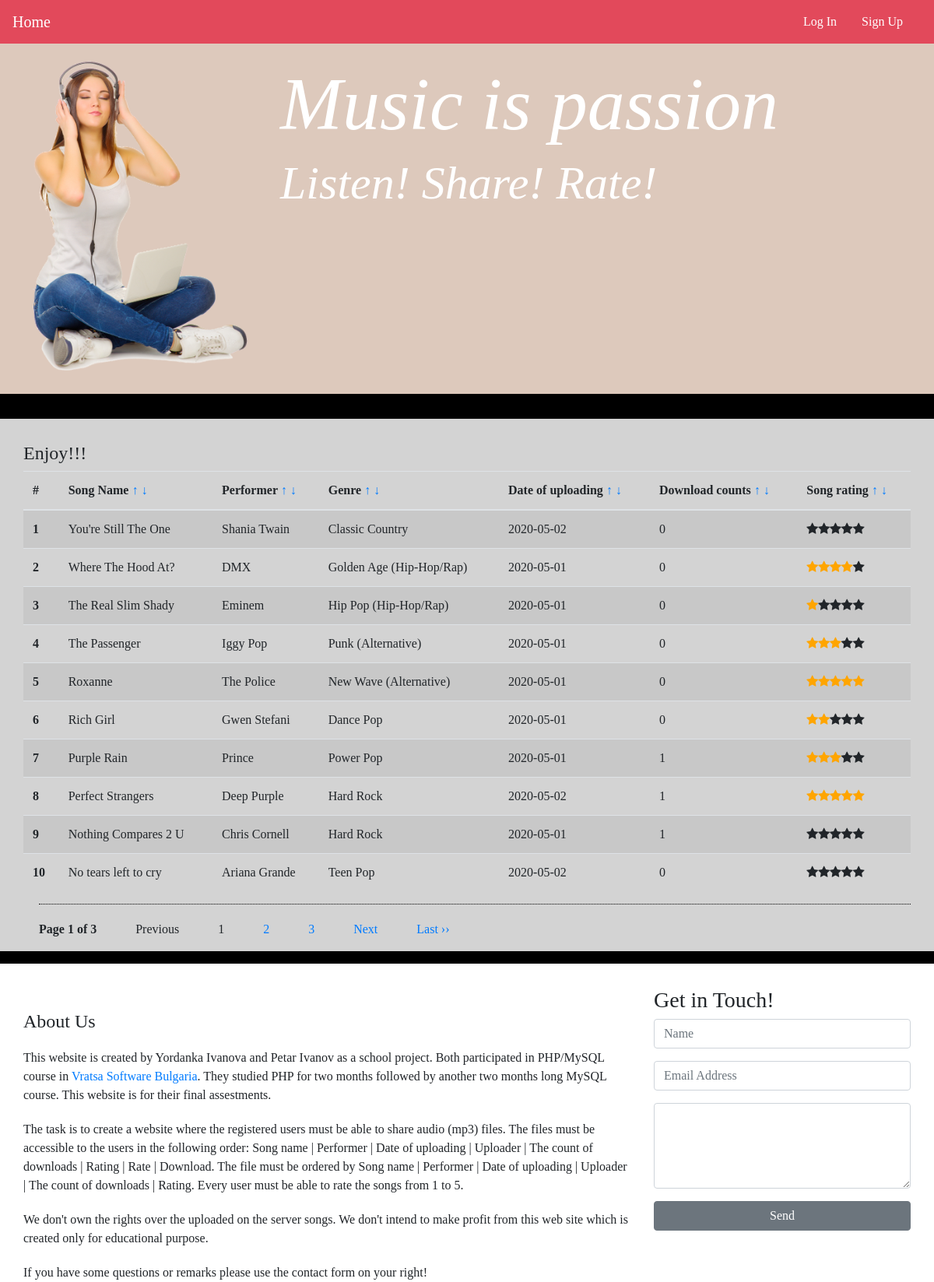
The app's page /index.php?order=1&dir=1 with its own data.
### tables this page shows
CREATE TABLE `songs` (
  `song_id` int(11) NOT NULL,
  `song_path` varchar(255) NOT NULL,
  `song_name` varchar(50) NOT NULL,
  `song_date` date NOT NULL,
  `song_uploader` int(11) NOT NULL,
  `song_soft_delete` date DEFAULT NULL
);

### index.php (the view, shortened to what this page needs)
<?php
	include 'functions/db_connect.php';
	include 'functions/functions.php';
	include 'files/header.php';
	include 'files/navigation.php';
	include 'files/container.php';
	function print_song_table($songs, $song_keys, $offset){
		$size = sizeof($songs);
		for ($i=0; $i < $size; $i++) {
			$key = $song_keys[$i];
			echo '<tr>';
			echo '<th scope="row">' . ($offset + $i + 1) . '</th>';
			echo '<td>' . $songs[$key]['song_name'] . '</td>';
			echo '<td>' . $songs[$key]['singer_name'] . '</td>';
			echo '<td>' . $songs[$key]['genre_name'] . '</td>';
			echo '<td>' . $songs[$key]['song_date'] . '</td>';
			echo '<td>' . $songs[$key]['count_downloads'] . '</td>';
			echo '<td><span title="Average rating of ' . round($songs[$key]['average_rating'], 2) . ' from ' . $songs[$key]['count_ratings'] .  ' total votes">';
			for ($stars=1; $stars <= 5; $stars++) {
				if ($stars <= $songs[$key]['average_rating']){
					echo '<span class="fa fa-star checked_stars"></span>';
				} else {
					echo '<span class="fa fa-star"></span>';
				}
			}
			echo '</span></td>';
			echo '</tr>';
		}
	}
	if (isset($_GET['page_no']) && $_GET['page_no'] != "") {
		$page_no = $_GET['page_no'];
	} else {
		$page_no = 1;
	}
?>
<div id="main_title">
	<div id="main_image">
	<?php
		include 'files/main-image.php';
	?>
	</div>
	<div id="main_text">
		<h1>Music is passion</h1>
		<h3>Listen! Share! Rate!</h3>
	</div>
</div>
<div id="song-content">
	<div id="text">
		<h2>Enjoy!!!</h2>
		<p>
		<div class="table-responsive">
		<table class="table table-striped">
		  <thead>
		    <tr>
		      <th scope="col">#</th>
		      <th scope="col">Song Name <a href="index.php?order=1&dir=1#text">&uarr;</a> <a href="index.php?order=1&dir=0#text">&darr;</a></th>
		      <th scope="col">Performer <a href="index.php?order=2&dir=1#text">&uarr;</a> <a href="index.php?order=2&dir=0#text">&darr;</a></th>
		      <th scope="col">Genre <a href="index.php?order=5&dir=1#text">&uarr;</a> <a href="index.php?order=5&dir=0#text">&darr;</a></th>
		      <th scope="col">Date of uploading <a href="index.php?order=4&dir=1#text">&uarr;</a> <a href="index.php?order=4&dir=0#text">&darr;</a></th>
		      <th scope="col">Download counts <a href="index.php?order=6&dir=1#text">&uarr;</a> <a href="index.php?order=6&dir=0#text">&darr;</a></th>
		      <th scope="col">Song rating <a href="index.php?order=7&dir=1#text">&uarr;</a> <a href="index.php?order=7&dir=0#text">&darr;</a></th>
		    </tr>
		  </thead>
		  <tbody>
		  	<?php
				$total_records_per_page = 10;
				$offset = ($page_no - 1) * $total_records_per_page;
		  		if (isset($_GET['order'])){
		  			$order = $_GET['order'];
		  		} else {
		  			$order = 1;
		  		}
		  		if (isset($_GET['dir'])){
		  			$direction = $_GET['dir'];
		  		} else {
		  			$direction = 0;
		  		}
		  		$temp_array = return_songs_info($order, $direction, $conn, $total_records_per_page, $offset, "");
		  		$songs = $temp_array[0];
		  		$song_keys = $temp_array[1];
				print_song_table($songs, $song_keys, $offset);
		  	?>
		  	</tbody>
		</table>
		<div class="current_page">
		</div>
		</div>
	</div>
</div>
<?php
	include 'files/container-footer.php';
?>
</div>  <! –– container ––>
<?php
	include 'files/footer.php';
?>

### styles/style.css (style rules this page uses)
html, body { width: 100%; height: 100%; margin: 0px; padding: 0px; background: #FFFFFF; font-family: TimesNewRoman, Times New Roman, Times, Baskerville, Georgia, serif; }
#main_title { color: #ffffff; width: 100%; height: 50%; }
#main_title h1 { margin-top: 20px; font-size: 8vw; font-style: italic; font-family: "Times New Roman", Times, serif; }
#main_title h3 { font-size: 5vw; font-style: italic; }
#main_image { width: 30%; height: 100%; float: left; }
#main_text { width: 70%; height: 100%; float: right; word-wrap: break-word; }
#song-content { border-top: 2em solid black; border-bottom: 1em solid black; width: 100%; height: auto; min-height: 60%; margin-top: 50px; background: #D3D3D3; }
#text { margin-left: 30px; margin-right: 30px; margin-top: 30px; min-height: 100%; overflow: auto; }
#text h2 { font-size: 2vw; }
.checked_stars { color: orange; }
.current_page { padding-bottom: 20px; padding-top: 20px; border-top: dotted 1px #000000; margin-bottom: 20px; margin-left: 20px; }
.current_page ul, p { float: left; margin: 0; padding: 0; }

### records on screen
songs: i "1", song_name "You're Still The One", singer_name "Shania Twain", genre_name "Classic Country", song_date "2020-05-02", count_downloads "0"
songs: i "2", song_name "Where The Hood At?", singer_name "DMX", genre_name "Golden Age (Hip-Hop/Rap)", song_date "2020-05-01", count_downloads "0"
songs: i "3", song_name "The Real Slim Shady", singer_name "Eminem", genre_name "Hip Pop (Hip-Hop/Rap)", song_date "2020-05-01", count_downloads "0"
songs: i "4", song_name "The Passenger", singer_name "Iggy Pop", genre_name "Punk (Alternative)", song_date "2020-05-01", count_downloads "0"
songs: i "5", song_name "Roxanne", singer_name "The Police", genre_name "New Wave (Alternative)", song_date "2020-05-01", count_downloads "0"
songs: i "6", song_name "Rich Girl", singer_name "Gwen Stefani", genre_name "Dance Pop", song_date "2020-05-01", count_downloads "0"
songs: i "7", song_name "Purple Rain", singer_name "Prince", genre_name "Power Pop", song_date "2020-05-01", count_downloads "1"
songs: i "8", song_name "Perfect Strangers", singer_name "Deep Purple", genre_name "Hard Rock", song_date "2020-05-02", count_downloads "1"
songs: i "9", song_name "Nothing Compares 2 U", singer_name "Chris Cornell", genre_name "Hard Rock", song_date "2020-05-01", count_downloads "1"
songs: i "10", song_name "No tears left to cry", singer_name "Ariana Grande", genre_name "Teen Pop", song_date "2020-05-02", count_downloads "0"

### other values on screen
$page_no "1"
$total_no_of_pages "3"
